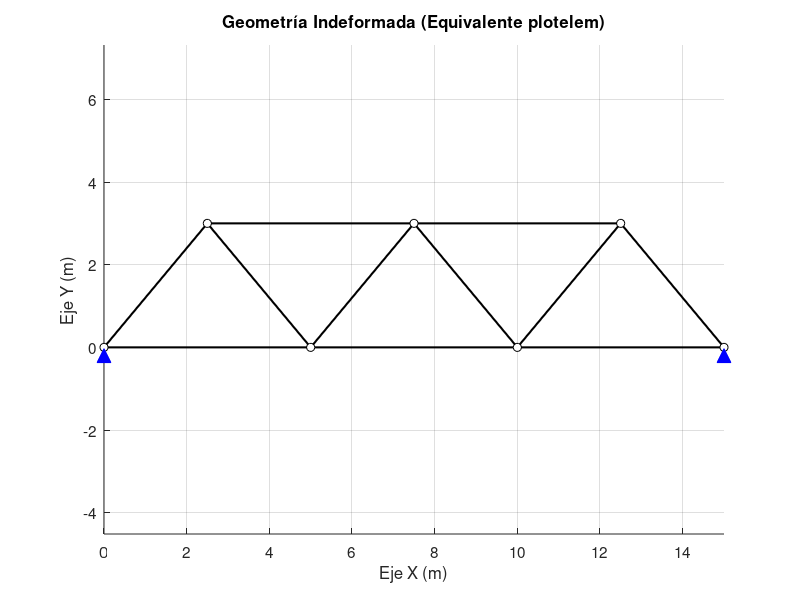
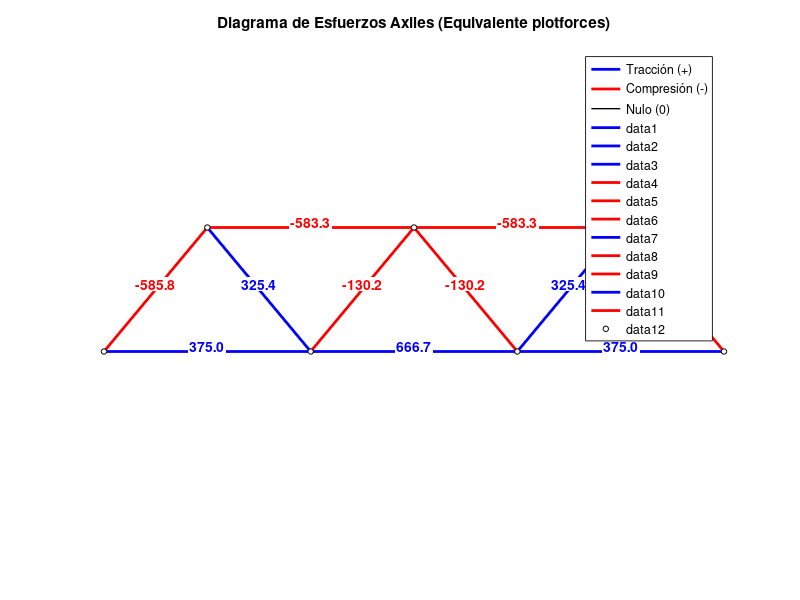

The MATLAB script that drew these images, in order:
%% Truss Geometry and Node Definitions
% Coordinates [x, y]
nodes = [ 0.0, 0.0;   % Node 1: Bottom Left
          5.0, 0.0;   % Node 2: Bottom Mid-Left
         10.0, 0.0;   % Node 3: Bottom Mid-Right
         15.0, 0.0;   % Node 4: Bottom Right
          2.5, 3.0;   % Node 5: Top Left
          7.5, 3.0;   % Node 6: Top Center
         12.5, 3.0 ]; % Node 7: Top Right

%% Bar Connectivity (Elements)
% Defined by [Start_Node, End_Node]
bars = [ 1, 2;  % Bar 1
         2, 3;  % Bar 2
         3, 4;  % Bar 3
         5, 6;  % Bar 4
         6, 7;  % Bar 5
         1, 5;  % Bar 6
         5, 2;  % Bar 7
         2, 6;  % Bar 8
         6, 3;  % Bar 9
         3, 7;  % Bar 10
         7, 4 ];% Bar 11

num_nodes = size(nodes, 1);
num_bars = size(bars, 1);
num_unknowns = num_bars + 3;

%% External Loads (Applied Forces)
% Format: [Fx1; Fy1; Fx2; Fy2; ... ; Fx7; Fy7]
P_applied = zeros(num_nodes * 2, 1);
P_applied(2*5) = -200; % Node 5, Fy
P_applied(2*6) = -200; % Node 6, Fy
P_applied(2*7) = -200; % Node 7, Fy
P_applied(2*2) = -150; % Node 2, Fy
P_applied(2*3) = -150; % Node 3, Fy

%% Equilibrium Matrix Setup [C]
C = zeros(num_nodes * 2, num_unknowns);

for i = 1:num_bars
    n1 = bars(i, 1);
    n2 = bars(i, 2);
    
    dx = nodes(n2, 1) - nodes(n1, 1);
    dy = nodes(n2, 2) - nodes(n1, 2);
    L = sqrt(dx^2 + dy^2);
    
    c = dx / L; 
    s = dy / L; 
    
    C(2*n1 - 1, i) = c;  
    C(2*n1, i)     = s;  
    C(2*n2 - 1, i) = -c; 
    C(2*n2, i)     = -s; 
end

% Support Reactions
C(2*1, num_bars + 1) = 1; % R1y
C(2*4 - 1, num_bars + 2) = 1; % R4x
C(2*4, num_bars + 3) = 1; % R4y

%% Solve the Linear System
X = C \ (-P_applied);
axiles = X(1:num_bars);
reactions = X(num_bars+1:end);

%% Print Results in Console
disp('--- ESFUERZOS AXILES ---');
disp('(+ = Tracción, - = Compresión)');
for i = 1:num_bars
    fprintf('Barra %2d (Nodos %d a %d): %8.2f\n', i, bars(i,1), bars(i,2), axiles(i));
end

disp(' ');
disp('--- REACCIONES EN LOS APOYOS ---');
fprintf('R1y (Nodo 1, Eje Y): %8.2f\n', reactions(1));
fprintf('R4x (Nodo 4, Eje X): %8.2f\n', reactions(2));
fprintf('R4y (Nodo 4, Eje Y): %8.2f\n', reactions(3));

%% PLOT 1: Geometry (STABIL "plotelem" Equivalent)
figure('Name', 'Geometría del Sistema', 'Color', 'w');
hold on; grid on; axis equal;

% Plot Bars
for i = 1:num_bars
    n1 = bars(i, 1); n2 = bars(i, 2);
    plot([nodes(n1,1), nodes(n2,1)], [nodes(n1,2), nodes(n2,2)], 'k-', 'LineWidth', 1.5);
end

% Plot Nodes
plot(nodes(:,1), nodes(:,2), 'ko', 'MarkerFaceColor', 'w', 'MarkerSize', 6);

% Plot Supports (Triangles for visualization)
plot(nodes(1,1), nodes(1,2)-0.2, 'b^', 'MarkerFaceColor', 'b', 'MarkerSize', 10);
plot(nodes(4,1), nodes(4,2)-0.2, 'b^', 'MarkerFaceColor', 'b', 'MarkerSize', 10);

% Labels and Title
title('Geometría Indeformada (Equivalente plotelem)');
xlabel('Eje X (m)');
ylabel('Eje Y (m)');
set(gca, 'FontSize', 11);

%% PLOT 2: Axial Forces (STABIL "plotforces" Equivalent)
figure('Name', 'Esfuerzos Axiles', 'Color', 'w');
hold on; axis equal; axis off;

title('Diagrama de Esfuerzos Axiles (Equivalente plotforces)');
% Add a legend using dummy plots
plot(NaN, NaN, 'b-', 'LineWidth', 2, 'DisplayName', 'Tracción (+)');
plot(NaN, NaN, 'r-', 'LineWidth', 2, 'DisplayName', 'Compresión (-)');
plot(NaN, NaN, 'k-', 'LineWidth', 1, 'DisplayName', 'Nulo (0)');
legend('Location', 'best');

% Plot colored bars based on force state
for i = 1:num_bars
    n1 = bars(i, 1); n2 = bars(i, 2);
    x_coords = [nodes(n1,1), nodes(n2,1)];
    y_coords = [nodes(n1,2), nodes(n2,2)];
    
    % Determine color: Blue for Tension, Red for Compression, Black for Zero
    if axiles(i) > 1e-5
        c = 'b'; lw = 2; % Tension
    elseif axiles(i) < -1e-5
        c = 'r'; lw = 2; % Compression
    else
        c = 'k'; lw = 1; % Zero force
    end
    
    % Draw the bar
    plot(x_coords, y_coords, '-', 'Color', c, 'LineWidth', lw);
    
    % Add text label with the value at the midpoint
    mid_x = mean(x_coords);
    mid_y = mean(y_coords);
    text(mid_x, mid_y, sprintf('%.1f', axiles(i)), ...
        'Color', c, 'FontWeight', 'bold', 'HorizontalAlignment', 'center', ...
        'VerticalAlignment', 'bottom', 'BackgroundColor', 'w', 'Margin', 1);
end

% Plot Nodes on top
plot(nodes(:,1), nodes(:,2), 'ko', 'MarkerFaceColor', 'w', 'MarkerSize', 4);
